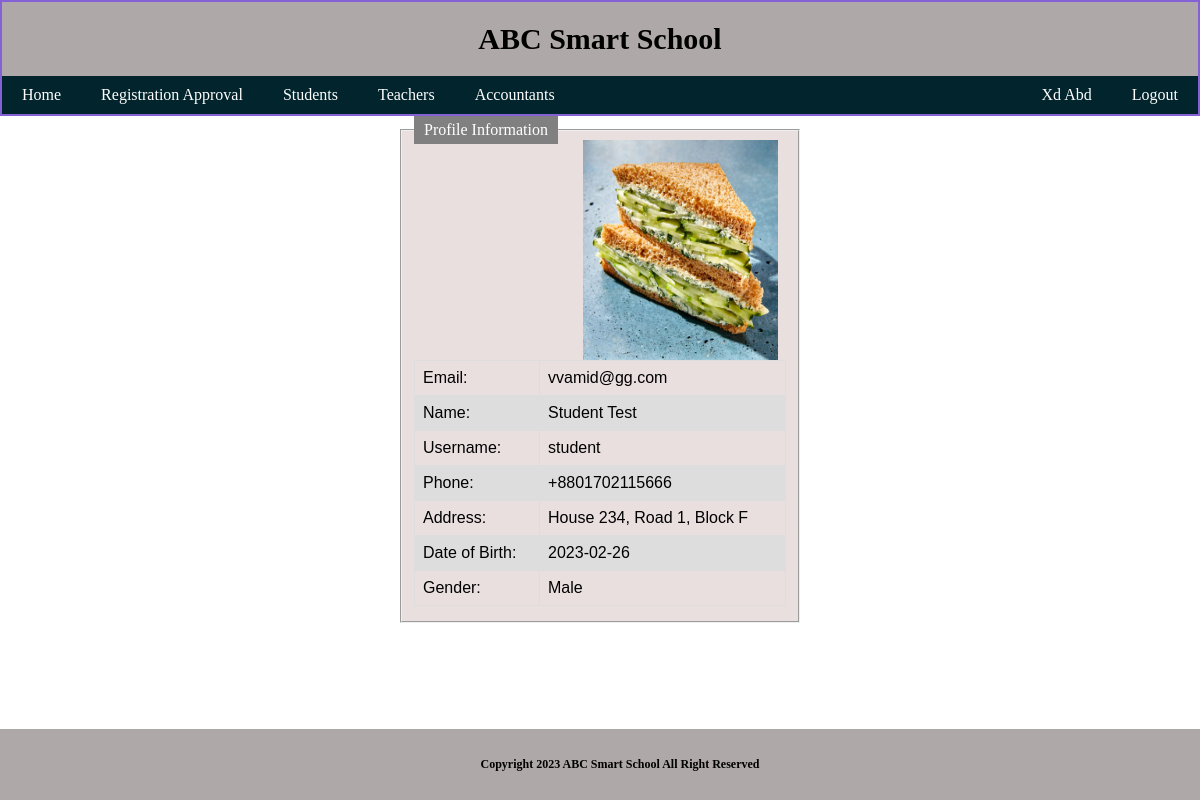
The app's page /Project/View/pages/ProfileView.php?id=2 (signed in) with its own data.
### tables this page shows
CREATE TABLE `users` (
  `id` int(11) NOT NULL,
  `Name` text NOT NULL,
  `Email` varchar(255) NOT NULL,
  `Username` varchar(100) NOT NULL,
  `Password` varchar(255) NOT NULL,
  `Phone` text NOT NULL,
  `Address` varchar(255) NOT NULL,
  `DOB` text NOT NULL,
  `Gender` text NOT NULL,
  `User_Type` text NOT NULL,
  `File_Path` varchar(500) NOT NULL,
  `Validation` text NOT NULL
);

### Project/model/DatabaseConnection.php (called while the page is built, shortened)
<?php
class DatabaseConnection{
function getUserData($conn,$table,$id)
{
    $result = $conn->query("SELECT `id`, `Name`, `Email`, `Username`, `Phone`, `Address`, `DOB`, `Gender`, `File_Path`, `Validation`, `User_Type` FROM ". $table." WHERE id=".$id);
    return $result;
}
}

### Project/View/pages/ProfileView.php (the view, shortened to what this page needs)
<!DOCTYPE html>
<html>
<body>
  <?php
  include('../layout/Header.php');
  include "../../model/DatabaseConnection.php";
  ?>
  <?php
  $Name = $Email = $User = $Phone = $Address = $Date = $Gender= $img= "";
  $connection = new DatabaseConnection();
  $conobj = $connection->OpenCon();
  if(!empty($_GET["id"])){
  $userQuery = $connection->getUserData($conobj, "users", $_GET["id"]);
  if ($userQuery->num_rows > 0) {
    while ($row = $userQuery->fetch_assoc()) {
      $Name = $row["Name"];
      $Email = $row["Email"];
      $User = $row["Username"];
      $Phone = $row["Phone"];
      $Address = $row["Address"];
      $Date = $row["DOB"];
      $Gender = $row["Gender"];
      $img = $row["File_Path"];
    }
  } else {
  }
}
  ?>
  <fieldset>
<legend>Profile Information</legend>
<form action="<?php echo htmlspecialchars($_SERVER["PHP_SELF"]);?>" method="post" enctype="multipart/form-data">
<?php if(!empty($img)){ ?>
  <center><div class="class1"><img src="<?php echo $img ?>" class='img_class'></div></center>
  <?php } ?>
  <table>
    <tr>
      <td>Email: </td>
      <td><?php echo $Email; ?></td>
    </tr>
    <tr>
      <td>Name: </td>
      <td><?php echo $Name; ?></td>
    </tr>
    <tr>
      <td>Username: </td>
      <td><?php echo $User; ?></td>
    </tr>
    <tr>
      <td>Phone:</td>
      <td><?php echo $Phone; ?></td>
    </tr>
    <tr>
      <td>Address: </td>
      <td><?php echo $Address; ?></td>
    </tr>
    <tr>
      <td>Date of Birth: </td>
      <td><?php echo $Date; ?></span>
    </td>
    </tr>
    <tr>
      <td> Gender:</td>
      <td>
      <?php echo $Gender; ?>
      </td>
    </tr>
  </table>
</form>
</fieldset>
  <br>
  <?php
  include('../layout/Footer.php');
  ?>
</body>
</html>

### Project/css/Mainpage.css (style rules this page uses)
body { margin:0; padding: 0; background: url(background.jpg) no-repeat; background-size: cover; background-attachment: fixed; }
img { display: block; margin-left: auto; margin-right: auto; width: 20%; }

### Project/css/design.css (style rules this page uses)
body { margin:0; padding: 0; background: url(background2.jpg) no-repeat; background-size: cover; }
img { display: block; margin-left: auto; margin-right: auto; width: 20%; }
fieldset { background-color: #e9dfdf; display: block; margin-left: 400px; margin-right: 400px; padding-top: 0.5em; padding-bottom: 0.9em; }
legend { background-color: gray; color: white; padding: 5px 10px; }
img { display: block; margin-left: auto; -right: -200px; width: 20%; }
.class1 { padding-right: 0.5rem; padding-top: 0.5rem; padding-bottom: 0.5rem; }
.img_class { width: 195px; height: 220px; margin-top: -20px; float: right; }
table { font-family: arial, sans-serif; border-collapse: collapse; width: 100%; }
td, th { border: 1px solid #dddddd; text-align: left; padding: 8px; }
tr:nth-child(even) { background-color: #dddddd; }

### records on screen
users: File_Path (picture), Email "vvamid@gg.com", Name "Student Test", Username "student", Phone "+8801702115666", Address "House 234, Road 1, Block F", DOB "2023-02-26", Gender "Male"

### other values on screen
$_SESSION['Name'] "Xd Abd"
